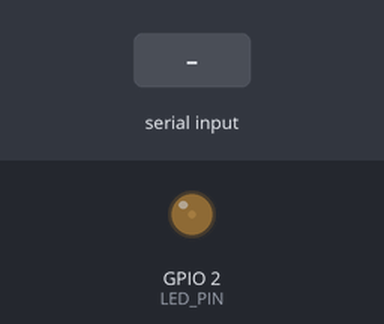
The sketch below on a simulated ESP32. Shown: output pins drawn as LEDs (lit = HIGH). The inputs (shaded band) are chosen by the test bench. EEPROM starts erased; nothing arrives over Bluetooth unless stated; what the sketch prints to the serial monitor is not drawn.

Above: at 1.2 s.
1.3 s: "HELP\n" received over the second serial link
At 2.4 s:
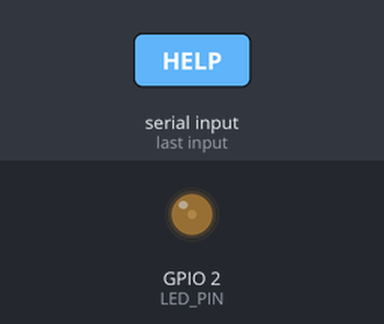
3.8 s: "LED ON\n" received over the second serial link
At 5.6 s:
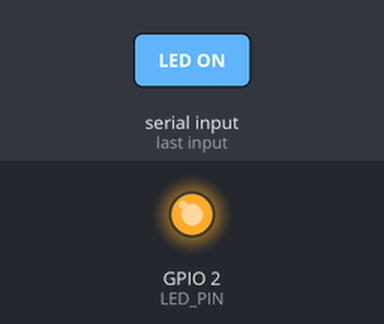
6.3 s: "BRIGHTNESS 90\n" received over the second serial link
At 8.5 s:
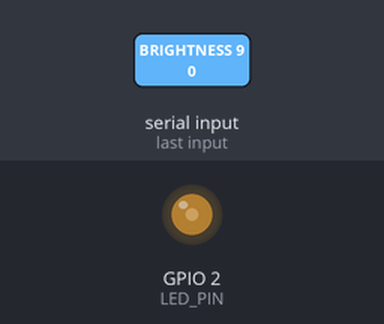
8.8 s: "LED OFF\n" received over the second serial link
At 10.6 s:
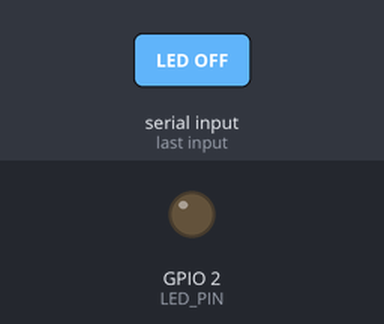
11.3 s: "AUTO ON\n" received over the second serial link
At 13.4 s:
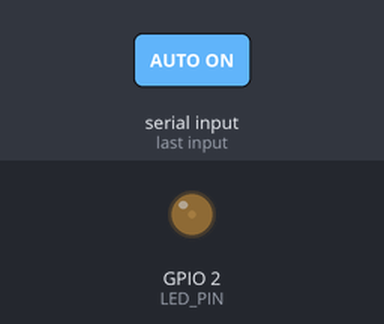
Timing chart, 0 to 14.9 s (numbered marks = the images above; inputs shaded):
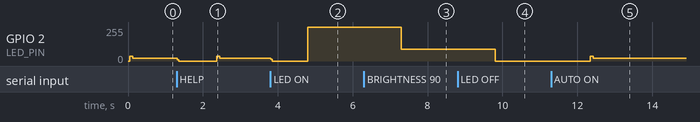

The sketch:

Fading.ino
```cpp
#include "BluetoothSerial.h"
#include <EEPROM.h>

#define LED_PIN 2

BluetoothSerial SerialBT;

#define EEPROM_BLINK_INTERVAL_ADDR 0
#define EEPROM_LED_STATE_ADDR 4
#define EEPROM_MANUAL_CONTROL_ADDR 8

int blinkInterval = 500;
int blinkStep = 100;

bool ledState = false;
bool manualControl = false;
int ledBrightness = 255;

#define MAX_COMMAND_SIZE 50

void setup()
{

  pinMode(LED_PIN, OUTPUT);

  SerialBT.begin("Upayan's ESP32");
  Serial.println("Bluetooth device is ready to pair.");

  EEPROM.begin(512);

  blinkInterval = EEPROM.readInt(EEPROM_BLINK_INTERVAL_ADDR);
  ledState = EEPROM.readBool(EEPROM_LED_STATE_ADDR);
  manualControl = EEPROM.readBool(EEPROM_MANUAL_CONTROL_ADDR);

  digitalWrite(LED_PIN, ledState ? HIGH : LOW);

  SerialBT.println("Settings restored. Ready for commands.");
}

void loop()
{

  if (SerialBT.available())
  {
    String input = SerialBT.readString();
    handleBluetoothCommand(input);
  }

  if (!manualControl)
  {

    digitalWrite(LED_PIN, HIGH);
    delay(blinkInterval);
    digitalWrite(LED_PIN, LOW);
    delay(blinkInterval);
  }
}

void handleBluetoothCommand(String command)
{
  command.trim();

  if (command.equals("HELP"))
  {
    SerialBT.println("Available Commands:");
    SerialBT.println("1. INTERVAL <value>   - Set LED blink interval (100-5000 ms).");
    SerialBT.println("2. LED ON            - Turn the LED on manually.");
    SerialBT.println("3. LED OFF           - Turn the LED off manually.");
    SerialBT.println("4. BRIGHTNESS <0-255> - Set LED brightness (0-255).");
    SerialBT.println("5. AUTO ON           - Enable automatic blinking.");
    SerialBT.println("6. AUTO OFF          - Disable automatic blinking.");
    SerialBT.println("7. STATUS            - Get the current system status.");
    SerialBT.println("8. HELP              - List all available commands.");
  }

  else if (command.startsWith("INTERVAL "))
  {
    String intervalStr = command.substring(9);
    int interval = intervalStr.toInt();
    if (interval > 100 && interval <= 5000)
    {
      blinkInterval = interval;
      manualControl = false;
      EEPROM.writeInt(EEPROM_BLINK_INTERVAL_ADDR, blinkInterval);
      EEPROM.commit();
      SerialBT.println("Blink interval set to: " + String(blinkInterval) + "ms");
    }
    else
    {
      SerialBT.println("Invalid interval value. Please use between 100 and 5000 ms.");
    }
  }

  else if (command.equals("LED ON"))
  {
    manualControl = true;
    ledState = true;
    digitalWrite(LED_PIN, HIGH);
    EEPROM.writeBool(EEPROM_LED_STATE_ADDR, ledState);
    EEPROM.commit();
    SerialBT.println("LED turned ON.");
  }
  else if (command.equals("LED OFF"))
  {
    manualControl = true;
    ledState = false;
    digitalWrite(LED_PIN, LOW);
    EEPROM.writeBool(EEPROM_LED_STATE_ADDR, ledState);
    EEPROM.commit();
    SerialBT.println("LED turned OFF.");
  }

  else if (command.startsWith("BRIGHTNESS "))
  {
    String brightnessStr = command.substring(11);
    int brightness = brightnessStr.toInt();
    if (brightness >= 0 && brightness <= 255)
    {
      ledBrightness = brightness;
      analogWrite(LED_PIN, ledBrightness);
      SerialBT.println("LED brightness set to: " + String(ledBrightness));
    }
    else
    {
      SerialBT.println("Invalid brightness value. Use 0 to 255.");
    }
  }

  else if (command.equals("AUTO ON"))
  {
    manualControl = false;
    EEPROM.writeBool(EEPROM_MANUAL_CONTROL_ADDR, manualControl);
    EEPROM.commit();
    SerialBT.println("Automatic blinking enabled.");
  }
  else if (command.equals("AUTO OFF"))
  {
    manualControl = true;
    EEPROM.writeBool(EEPROM_MANUAL_CONTROL_ADDR, manualControl);
    EEPROM.commit();
    SerialBT.println("Manual control enabled.");
  }

  else if (command.equals("STATUS"))
  {
    String status = "Current status:\n";
    status += "Blink Interval: " + String(blinkInterval) + "ms\n";
    status += "LED State: " + String(ledState ? "ON" : "OFF") + "\n";
    status += "Brightness: " + String(ledBrightness) + "\n";
    status += "Manual Control: " + String(manualControl ? "Enabled" : "Disabled");
    SerialBT.println(status);
  }

  else
  {
    SerialBT.println("Unknown command. Type 'HELP' for a list of available commands.");
  }
}
```

Measured:
- after the input at 1.3 s, GPIO 2 (LED_PIN): 21/255 → 0/255 at once, → 36/255 1.1 s later, → 21/255 0.08 s later
- after the input at 3.8 s, GPIO 2 (LED_PIN): 21/255 → 0/255 at once, → 255/255 0.99 s later
- after the input at 6.3 s, GPIO 2 (LED_PIN): 255/255 → 90/255 after 1.0 s
- after the input at 8.8 s, GPIO 2 (LED_PIN): 90/255 → 0/255 after 1.0 s
- after the input at 11.3 s, GPIO 2 (LED_PIN): 0/255 → 36/255 after 1.0 s, → 21/255 0.08 s later
